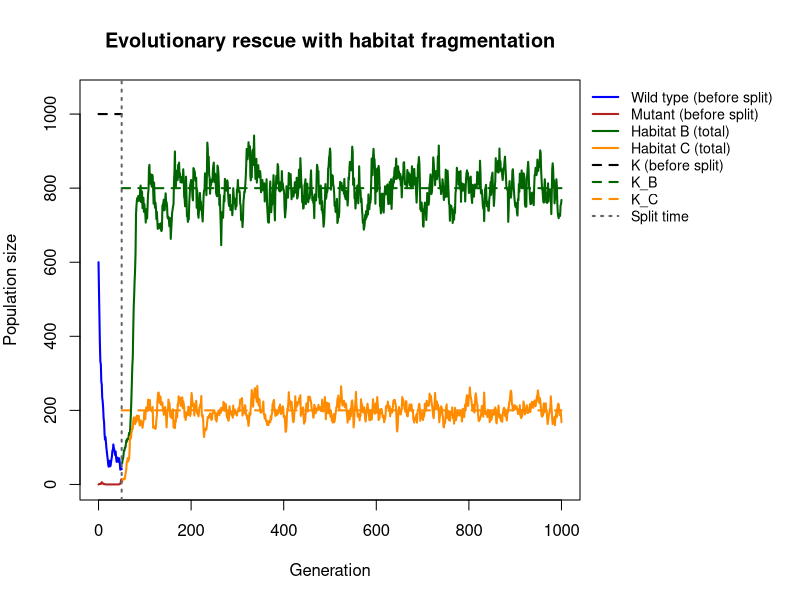
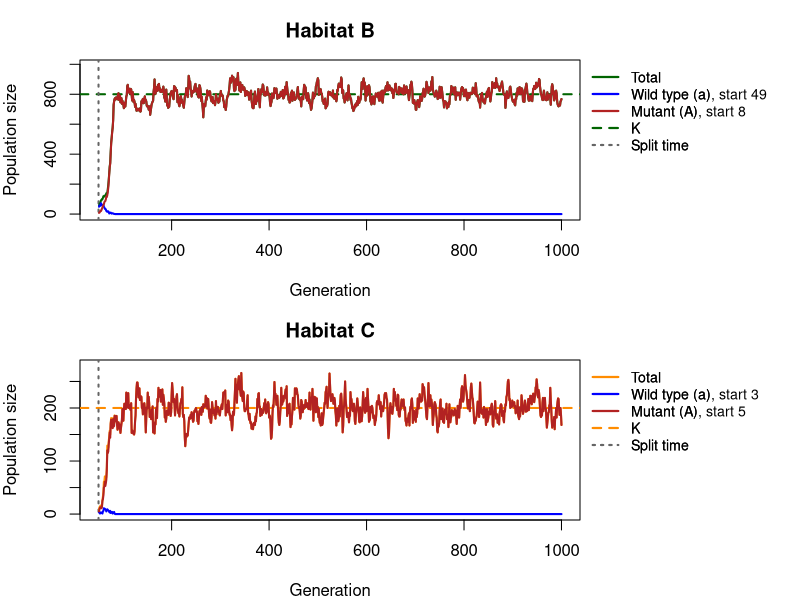
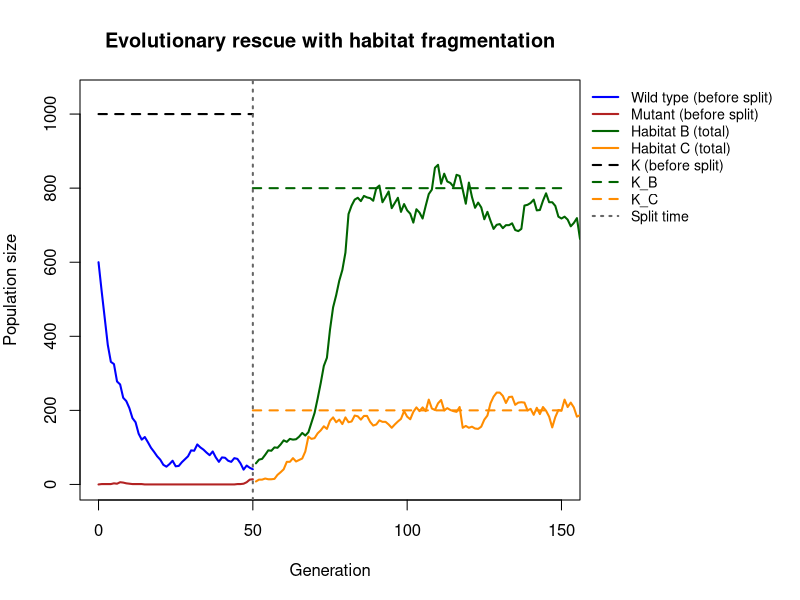
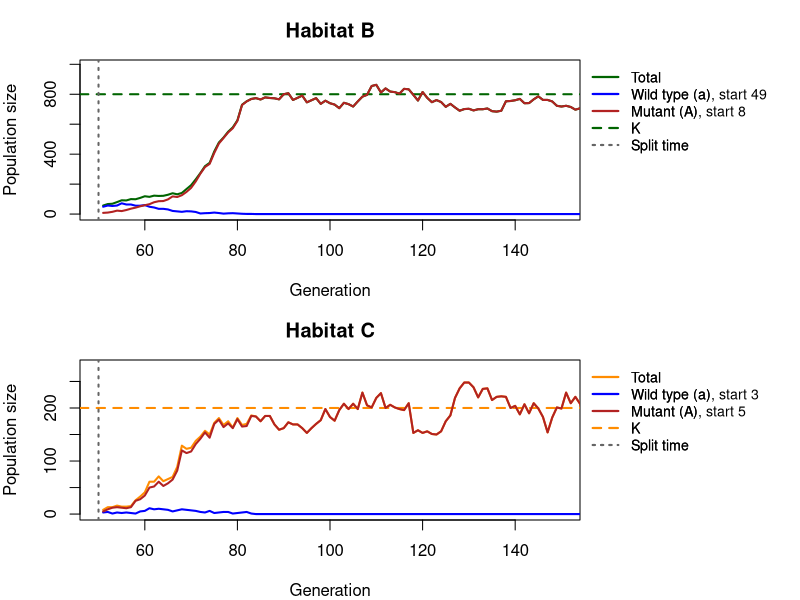

Write the R code that produced these figures, in order.
## ---- chunk 1
simulate_one_gen <- function(N_a, N_A, decay_rate, sel_coeff, mut_rate, K) {
  # total population size and per-capita growth rates without competition
  N_tot <- N_a + N_A
  rho_a <- -decay_rate
  rho_A <- sel_coeff - decay_rate
  # logistic growth: crowding reduces the growth of both types equally (set to 0 if negative)
  mean_a <- N_a * max(0, 1 + rho_a - rho_A * N_tot / K)
  mean_A <- N_A * max(0, 1 + rho_A - rho_A * N_tot / K)
  # draw offspring according to Poisson distribution
  offsp_a <- rpois(1, mean_a)
  offsp_A <- rpois(1, mean_A)
  
  # draw new mutants according to Poisson distribution
  mut_a_to_A <- rpois(1, offsp_a * mut_rate)
  
  # determine new population sizes of wild type and mutant
  N_a_new <- offsp_a - mut_a_to_A
  N_A_new <-  offsp_A + mut_a_to_A
  
  return(c(N_a_new, N_A_new))
}

 
# Test the function
print(simulate_one_gen(100,0,0.1,0.2,0.001,1000))




## ---- chunk 2
simulate_pop <- function(N_init_a, N_init_A, decay_rate, sel_coeff, mut_rate, t_max, K, habitat_prop, split_ratio, split_time) {
  # Create the vector in which to save the results
  pop_vector <- c(N_init_a, N_init_A)
  # initiate the variables
  pop_new <- c(N_init_a, N_init_A)
  
  # Create the vectors for the new habitats
  pop_vector_B <- NULL
  pop_vector_C <- NULL
  
  # run the simulation until generation t_max
  for (i in 1:t_max) {
    
     # Time when the fragmentation occur
    if (i == split_time + 1) {
      
    # Create the new habitats (creating new K)
    K_B <- K * habitat_prop
    K_C <- K * (1 - habitat_prop)
    
    #create the ratio of the splitting
    split_ratio_B <- split_ratio
    split_ratio_C <- (1 - split_ratio_B)
    # print(split_ratio_B)
    # print(split_ratio_C)
    # Distribute individuals  randomly to the habitat B
    n_B_a <- rbinom(1, pop_new[1], split_ratio_B) 
    n_B_A <- rbinom(1, pop_new[2], split_ratio_B)   

    # Distribute individuals randomly to the habitat C
    n_C_a <- pop_new[1] - n_B_a
    n_C_A <- pop_new[2] - n_B_A

    # Calculate the new populatins for B an C 
    pop_new_B <- simulate_one_gen(n_B_a, n_B_A, decay_rate, sel_coeff, mut_rate, K_B)
    pop_new_C <- simulate_one_gen(n_C_a, n_C_A, decay_rate, sel_coeff, mut_rate, K_C)
    
    # add the new population sizes to the output vector
    pop_vector_B <- rbind(pop_vector_B,pop_new_B)
    pop_vector_C <- rbind(pop_vector_C,pop_new_C)
    
    }
    
    if (i > split_time + 1) {

    pop_new_B <- simulate_one_gen(
      pop_new_B[1], pop_new_B[2],
      decay_rate, sel_coeff, mut_rate,K_B
    )

    pop_new_C <- simulate_one_gen(
      pop_new_C[1], pop_new_C[2],
      decay_rate, sel_coeff, mut_rate,K_C
    )

    # Save the results for each generation
    pop_vector_B <- rbind(pop_vector_B, pop_new_B)
    pop_vector_C <- rbind(pop_vector_C, pop_new_C)

    # define the row and column names of the output vector
    rownames(pop_vector_B) <- (0:t_max)[1:length(pop_vector_B[,1])] 
    rownames(pop_vector_C) <- (0:t_max)[1:length(pop_vector_C[,1])]
    colnames(pop_vector_B) <- c("a","A")
    colnames(pop_vector_C) <- c("a","A")
    
    }
    
    # Continue simulating habitat A only until split_time
if (i <= split_time) {
  
    # redefine the current population one generation later
    pop_new <- simulate_one_gen(pop_new[1],pop_new[2], decay_rate, sel_coeff, mut_rate,K)
    # add the new population sizes to the output vector
    pop_vector <- rbind(pop_vector,pop_new)
    # condition to stop the simulation before t_max: either the population exceeds 1.5 times the original population size, or it goes extinct
    if (pop_new[1]+pop_new[2]>=1.5*(N_init_a+ N_init_A) | pop_new[1]+pop_new[2]==0) break
}
    
 }
  # define the row and column names of the output vector
  rownames(pop_vector) <- (0:t_max)[1:length(pop_vector[,1])] # note that the vector has to be cut if the simulation stopped early
  colnames(pop_vector) <- c("a","A")
  
  # Data frames
    pop_vector_df <- as.data.frame(pop_vector)
    pop_vector_B_df <- as.data.frame(pop_vector_B)
    pop_vector_C_df <- as.data.frame(pop_vector_C)
  # return all three population vectors separately
  return(list(main = pop_vector_df, B = pop_vector_B_df, C = pop_vector_C_df))

  
}
## ---- chunk 3
# ============================================================
# Plot functions for the evolutionary rescue simulation
# with habitat fragmentation
# ============================================================

# ---- 1. Overview plot: wild type and mutant before the split,
#         total of habitats B and C after the split, legend outside ----
plot_split <- function(output, K, habitat_prop, split_time, xlim_max = NULL) {

  main <- output$main
  B    <- output$B
  C    <- output$C

  K_B <- K * habitat_prop
  K_C <- K * (1 - habitat_prop)

  # population sizes before the split (wild type and mutant separately)
  wt_main  <- main$a
  mut_main <- main$A

  # total population sizes after the split
  tot_B <- B$a + B$A
  tot_C <- C$a + C$A

  # generation numbers
  gen_main <- 0:(length(wt_main) - 1)
  gen_B    <- split_time + seq_along(tot_B)
  gen_C    <- split_time + seq_along(tot_C)

  # axis ranges
  x_max <- if (is.null(xlim_max)) max(c(gen_main, gen_B)) else xlim_max
  y_max <- max(c(K, wt_main, mut_main, tot_B, tot_C), na.rm = TRUE)

  # make room on the right for the legend, restore settings afterwards
  old_par <- par(mar = c(5, 4, 4, 11))
  on.exit(par(old_par))

  plot(NA, xlim = c(0, x_max), ylim = c(0, y_max * 1.05),
       xlab = "Generation", ylab = "Population size",
       main = "Evolutionary rescue with habitat fragmentation")

  # carrying capacities: K only until the split, then K_B and K_C
  segments(0, K, split_time, K, col = "black", lty = 2, lwd = 2)
  segments(split_time, K_B, x_max, K_B, col = "darkgreen",  lty = 2, lwd = 2)
  segments(split_time, K_C, x_max, K_C, col = "darkorange", lty = 2, lwd = 2)

  # before the split: wild type and mutant
  lines(gen_main, wt_main,  col = "blue",      lwd = 2)
  lines(gen_main, mut_main, col = "firebrick", lwd = 2)

  # after the split: total of habitat B and C
  if (length(tot_B) > 0) lines(gen_B, tot_B, col = "darkgreen",  lwd = 2)
  if (length(tot_C) > 0) lines(gen_C, tot_C, col = "darkorange", lwd = 2)

  # split time
  abline(v = split_time, col = "grey40", lty = 3, lwd = 2)

  # legend outside, at the top right corner of the plot region
  legend(x = par("usr")[2], y = par("usr")[4], xpd = TRUE, bty = "n",
         xjust = 0, yjust = 1, cex = 0.85,
         legend = c("Wild type (before split)", "Mutant (before split)",
                    "Habitat B (total)", "Habitat C (total)",
                    "K (before split)", "K_B", "K_C", "Split time"),
         col = c("blue", "firebrick", "darkgreen", "darkorange",
                 "black", "darkgreen", "darkorange", "grey40"),
         lty = c(1, 1, 1, 1, 2, 2, 2, 3), lwd = 2)
}

# ---- 2. Single habitat panel (used for B and C) ----
plot_habitat <- function(df, K_hab, split_time, title, col_tot, xlim_max = NULL) {

  if (is.null(df) || nrow(df) == 0) {
    plot.new()
    title(main = paste(title, "- no data (population ended before the split)"))
    return(invisible(NULL))
  }

  gens  <- split_time + seq_len(nrow(df))
  tot   <- df$a + df$A
  x_max <- if (is.null(xlim_max)) max(gens) else xlim_max
  y_max <- max(c(K_hab, tot), na.rm = TRUE)

  plot(NA, xlim = c(split_time, x_max), ylim = c(0, y_max * 1.05),
       xlab = "Generation", ylab = "Population size", main = title)

  abline(h = K_hab, col = col_tot, lty = 2, lwd = 2)       # K of this habitat
  abline(v = split_time, col = "grey40", lty = 3, lwd = 2) # split time

  lines(gens, tot,  col = col_tot,     lwd = 2)  # total
  lines(gens, df$a, col = "blue",      lwd = 2)  # wild type
  lines(gens, df$A, col = "firebrick", lwd = 2)  # mutant
  
  

  legend(x = par("usr")[2], y = par("usr")[4], xpd = TRUE, bty = "n",
         xjust = 0, yjust = 1, cex = 0.85,
         legend = c("Total", "Wild type (a)", "Mutant (A)", "K", "Split time"),
         col = c(col_tot, "blue", "firebrick", col_tot, "grey40"),
         lty = c(1, 1, 1, 2, 3), lwd = 2)
  
  ##adding the starting population
    legend(x = par("usr")[2], y = par("usr")[4], xpd = TRUE, bty = "n",
         xjust = 0, yjust = 1, cex = 0.85,
         legend = c("Total",
                    paste0("Wild type (a), start ", df$a[1]),
                    paste0("Mutant (A), start ", df$A[1]),
                    "K", "Split time"),
         col = c(col_tot, "blue", "firebrick", col_tot, "grey40"),
         lty = c(1, 1, 1, 2, 3), lwd = 2)
}

# ---- 3. Two panels: habitat B on top, habitat C below ----
plot_habitats <- function(output, K, habitat_prop, split_time, xlim_max = NULL) {

  K_B <- K * habitat_prop
  K_C <- K * (1 - habitat_prop)

  # two panels stacked, with room on the right for the legends
  old_par <- par(mfrow = c(2, 1), mar = c(4, 4, 3, 11))
  on.exit(par(old_par))

  plot_habitat(output$B, K_B, split_time, "Habitat B", "darkgreen",  xlim_max)
  plot_habitat(output$C, K_C, split_time, "Habitat C", "darkorange", xlim_max)
}

# ============================================================
# Usage
# (simulate_one_gen and simulate_pop must be defined first)
# ============================================================
max_gen      <- 1000
K            <- 1000
habitat_prop <- 0.8
split_time   <- 50
split_ratio  <- 0.8

output <- simulate_pop(600, 0, 0.01, 0.2, 0.001, max_gen, K,
                       habitat_prop, split_ratio , split_time)

# overview plot
plot_split(output, K = K, habitat_prop = habitat_prop, split_time = split_time)

# panels for habitat B and C
plot_habitats(output, K = K, habitat_prop = habitat_prop, split_time = split_time)

# zoomed in on the first 150 generations
plot_split(output, K = K, habitat_prop = habitat_prop,
           split_time = split_time, xlim_max = 150)
plot_habitats(output, K = K, habitat_prop = habitat_prop,
              split_time = split_time, xlim_max = 150)

## ---- chunk 4
# set some parameters to fixed values
init_a <- 600
init_A <- 0
m_rate <- 0.001
max_gen <- 1000
# determine how often to run the simulation for each set of parameters
no_replicates <- 10

# set parameters to vary
split_time <- c(10,20,50)
habitat_prop <- c(0.1,0.25, 0.5)

# initialize data table - where to collect the results
# Initialize an empty data frame
data_table <- data.frame(
  st = numeric(),
  hp = numeric(),
  replicate = integer(),
  population = character(),
  min_gen = numeric(),
  no_min = numeric()
)
# run the simulation across all chosen parameters
# loop over decay rates
for(st in split_time){
  # loop over selection coefficients
  for(hp in habitat_prop){
    # different way of running many simulations: make replicates using "repeat" function with a counter i
    # reset counter
    i<-1
    repeat {
      # increase counter by one
      i<-i+1
      # run the simulation once
      one_run <- simulate_pop(
  init_a, init_A,
  decay_rate = 0.01,
  sel_coeff = 0.2,
  mut_rate = m_rate,
  t_max = max_gen,
  K = 1000,
  habitat_prop = hp,
  split_ratio = 0.5,
  split_time = st
)
      # determine total population sizes
      total_size_B <- one_run$B$a + one_run$B$A
      total_size_C <- one_run$C$a + one_run$C$A
      # determine minimum population size
      min_size_B <- min(total_size_B)
      min_size_C <- min(total_size_C)
      # determine (first) generation at which this population size occurred
      min_gen_B <- as.numeric(which(total_size_B==min_size_B)[1])
      min_gen_C <- as.numeric(which(total_size_C==min_size_C)[1])
      # enter the data into the table
      # Store results for population B
      data_table <- rbind(
        data_table,
        data.frame(
          st = st,
          hp = hp,
          replicate = i,
          population = "B",
          min_gen = min_gen_B,
          no_min = min_size_B
        )
      )
      # Store results for population C
      data_table <- rbind(
        data_table,
        data.frame(
          st = st,
          hp = hp,
          replicate = i,
          population = "C",
          min_gen = min_gen_C,
          no_min = min_size_C
        )
      )
      
      # note that we add the varying parameters (decay rate and selection coefficient) to the table too
      # stop the repeated computation after no_replicates times
      if(i>no_replicates) break
    }
  }
}

# show the last lines of the output
print(tail(data_table))
